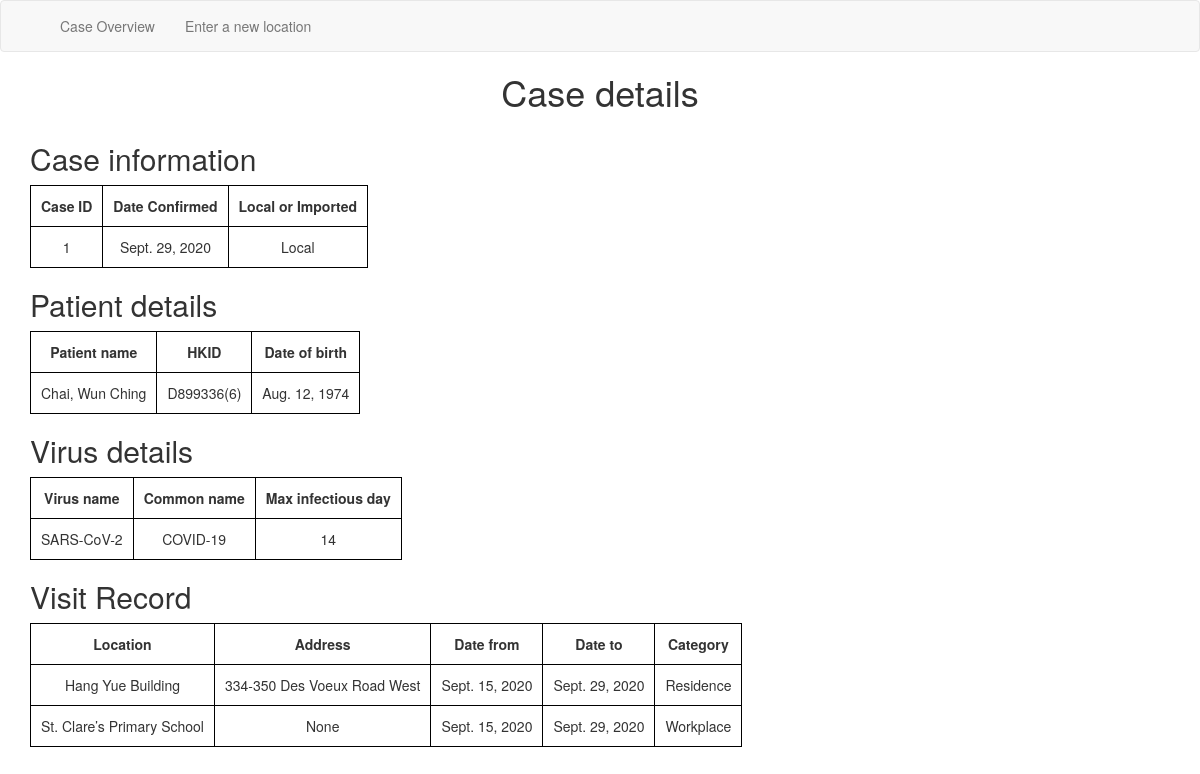
/case_detail/1/, run on the app's committed database.
### VirusApp/models.py (models this page shows, shortened)
class Case(models.Model):
    patient = models.ForeignKey(Patient, on_delete=models.CASCADE)
    date_confirmed = models.DateField()
    virus = models.ForeignKey(Virus, on_delete=models.CASCADE)
    CAT_CHOICE = [
        ('Local', 'Local'),
        ('Import', 'Import'),
    ]
    category = models.CharField(max_length=30, choices=CAT_CHOICE, default=CAT_CHOICE[0])

class Patient(models.Model):
    id = models.AutoField(primary_key=True, unique=True)
    name = models.CharField(max_length=50)
    id_num = models.CharField(max_length=15, unique=True)
    dob = models.DateField()

class Virus(models.Model):
    name = models.CharField(max_length=30)
    disease = models.CharField(max_length=30)
    infectious_days = models.IntegerField()

class Visit_record(models.Model):
    case = models.ForeignKey(Case, on_delete=models.CASCADE)
    location = models.ForeignKey(Location, on_delete=models.CASCADE)
    date_from = models.DateField()
    date_to = models.DateField()
    CAT_CHOICE = [
        ('Residence', 'Residence'),
        ('Workplace', 'Workplace'),
        ('visit', 'visit'),
    ]
    category = models.CharField(max_length=30, choices=CAT_CHOICE, default=CAT_CHOICE[0])

class Location(models.Model):
    name = models.CharField(max_length=100)
    address = models.CharField(max_length=100, null=True, blank=True)
    x_coord = models.IntegerField()
    y_coord = models.IntegerField()

### VirusApp/views.py (the view)
# urls.py: path('case_detail/<int:case_id>/', case_detail_view, name='case_detail_page'),
def case_detail_view(request, case_id):
    case = get_object_or_404(Case, pk=case_id)
    virus = case.virus
    patient = case.patient
    visit_record = Visit_record.objects.filter(case_id = case_id)
    location_list = Location.objects.all()
    return render(request, "case_detail.html", {"case":case, "virus": virus, "patient": patient, "visit_record": visit_record, "location_list": location_list})

### templates/case_detail.html (shortened to what this page needs)
{% extends 'base.html' %}
{% block title%}
<h1>Case details</h1>
{% endblock %}
{% block content %}
    {% if case %}
        <h2>Case information</h2>
        <table>
        <tr>
            <th>Case ID</th>
            <th>Date Confirmed</th>
            <th>Local or Imported</th>
        </tr>
        <tr>
            <td>{{ case.id }}</td>
            <td>{{ case.date_confirmed }}</td>
            <td>{{ case.category }}</td>
        </tr>
        </table>
        <h2>Patient details</h2>
        <table>
            <tr>
                <th><b>Patient name</b></th>
                <th><b>HKID</b></th>
                <th><b>Date of birth</b></th>
            </tr>
            <tr>
                <td>{{patient.name}}</td>
                <td>{{patient.id_num}}</td>
                <td>{{patient.dob}}</td>
            </tr>
        </table>
        <h2>Virus details</h2>
        <table>
            <tr>
                <th><b>Virus name</b></th>
                <th><b>Common name</b></th>
                <th><b>Max infectious day</b></th>
            </tr>
            <tr>
                <td>{{virus.name}}</td>
                <td>{{virus.disease}}</td>
                <td>{{virus.infectious_days}}</td>
            </tr>
        </table>
        {% if visit_record %}
            <table style="padding-bottom: 25px">
                <h2>Visit Record</h2>
                <tr>
                    <th>Location</th>
                    <th>Address</th>
                    <th>Date from</th>
                    <th>Date to</th>
                    <th>Category</th>
                </tr>
                    {% for record in visit_record %}
                        <tr>
                            <td>{{record.location.name}}</td>
                            <td>{{record.location.address}}</td>
                            <td>{{record.date_from}}</td>
                            <td>{{record.date_to}}</td>
                            <td>{{record.category}}</td>
                        </tr>
                    {% endfor %}
        {% else %}
        <h1>No visit record</h1>
        {% endif %}
    {% else %}
        <h1>Error, no such case</h1>
    {% endif %}
{% endblock content %}

### templates/base.html (shortened to what this page needs)
<!DOCTYPE html>
<html lang=en>
<head>
  <link rel="stylesheet" href="https://maxcdn.bootstrapcdn.com/bootstrap/3.4.1/css/bootstrap.min.css">
<nav class="navbar navbar-default">
  <div class="container">
    <div class="collapse navbar-collapse" id="myNavbar">
      <ul class="nav navbar-nav navbar-left">
        <li><a href="/">Case Overview</a></li>
        <li><a href="/location/">Enter a new location</a></li>
      </ul>
    </div>
  </div>
</nav>
</head>
<body>
    <center>{% block title %}{% endblock title %}</center>
    <div class='container'>
        {% block content %}{% endblock content %}
    </div>
</body>
</html>

### templates/base.html (style rules this page uses)
table, th, td { border: 1px solid black; text-align: center; }
th, td { padding: 10px; }
li { display: inline; border-right: 1px black; }

### data on the page
Case: id "1", date_confirmed "Sept. 29, 2020", category "Local"
Patient: name "Chai, Wun Ching", id_num "D899336(6)", dob "Aug. 12, 1974"
Virus: name "SARS-CoV-2", disease "COVID-19", infectious_days "14"
Visit_record: location.name "Hang Yue Building", location.address "334-350 Des Voeux Road West", date_from "Sept. 15, 2020", date_to "Sept. 29, 2020", category "Residence"
Visit_record: location.name "St. Clare’s Primary School", location.address "None", date_from "Sept. 15, 2020", date_to "Sept. 29, 2020", category "Workplace"
